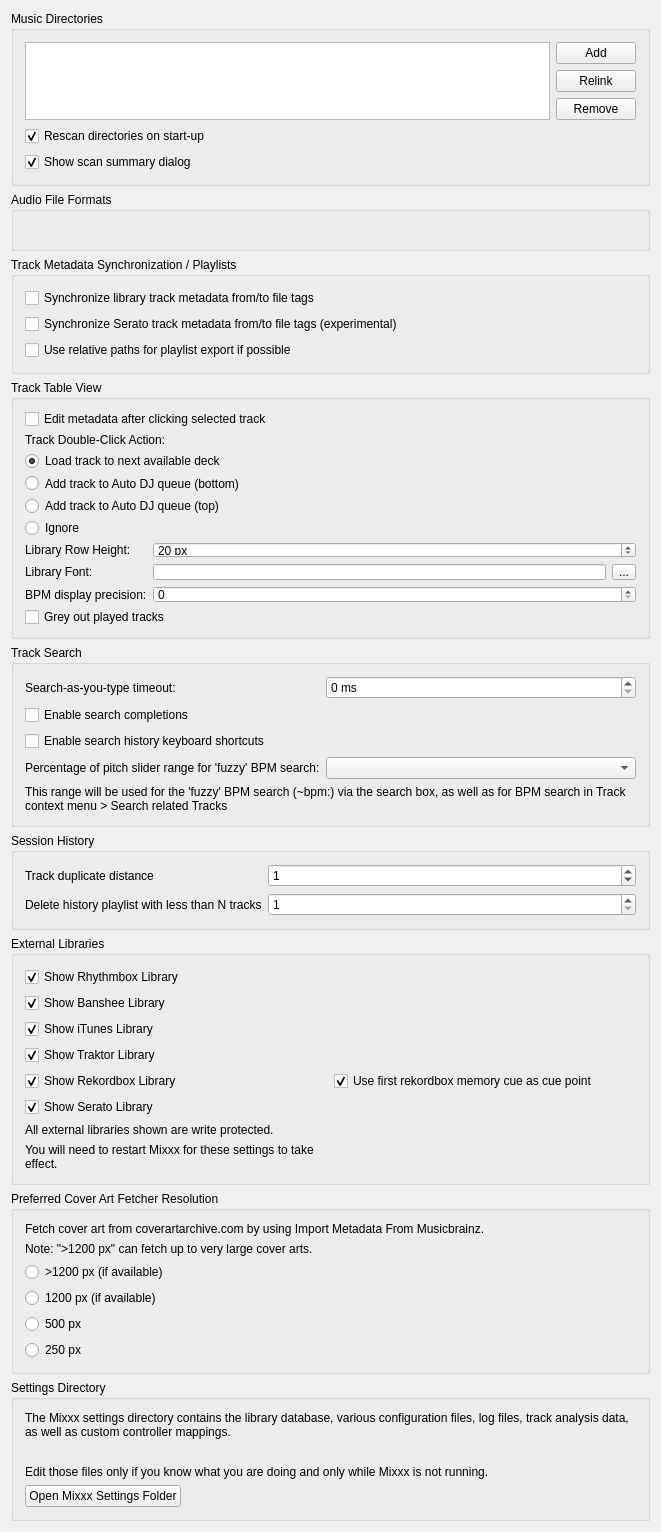
<?xml version="1.0" encoding="UTF-8"?>
<ui version="4.0">
 <class>DlgPrefLibraryDlg</class>
 <widget class="QWidget" name="DlgPrefLibraryDlg">
  <property name="geometry">
   <rect>
    <x>0</x>
    <y>0</y>
    <width>661</width>
    <height>1522</height>
   </rect>
  </property>
  <property name="windowTitle">
   <string notr="true">Library Preferences</string>
  </property>
  <layout class="QVBoxLayout" name="verticalLayout">

   <item>
    <widget class="QGroupBox" name="groupBox_MusicDirectories">
     <property name="title">
      <string>Music Directories</string>
     </property>
     <layout class="QGridLayout" name="gridLayout_music_directories">

      <item row="0" column="0" rowspan="3">
       <widget class="QListView" name="dirList">
        <property name="editTriggers">
         <set>QAbstractItemView::NoEditTriggers</set>
        </property>
        <property name="iconSize">
         <size>
          <width>16</width>
          <height>16</height>
         </size>
        </property>
        <property name="uniformItemSizes">
         <bool>true</bool>
        </property>
       </widget>
      </item>

      <item row="0" column="1">
       <widget class="QPushButton" name="pushButton_add_dir">
        <property name="font">
         <font/>
        </property>
        <property name="toolTip">
         <string>Add a directory where your music is stored. Mixxx will watch this directory and its subdirectories for new tracks.</string>
        </property>
        <property name="text">
         <string>Add</string>
        </property>
       </widget>
      </item>

      <item row="1" column="1">
       <widget class="QPushButton" name="pushButton_relocate_dir">
        <property name="toolTip">
         <string>If an existing music directory is moved, Mixxx doesn't know where to find the audio files in it. Choose Relink to select the music directory in its new location. &lt;br/&gt; This will re-establish the links to the audio files in the Mixxx library.</string>
        </property>
        <property name="text">
         <string extracomment="This will re-establish the links to the audio files in the Mixxx database if you move an music directory to a new location.">Relink</string>
        </property>
       </widget>
      </item>

      <item row="2" column="1">
       <widget class="QPushButton" name="pushButton_remove_dir">
        <property name="font">
         <font/>
        </property>
        <property name="toolTip">
         <string>If removed, Mixxx will no longer watch this directory and its subdirectories for new tracks.</string>
        </property>
        <property name="text">
         <string>Remove</string>
        </property>
       </widget>
      </item>

      <item row="3" column="0" colspan="2">
       <widget class="QCheckBox" name="checkBox_library_scan">
        <property name="text">
         <string>Rescan directories on start-up</string>
        </property>
        <property name="checked">
         <bool>true</bool>
        </property>
       </widget>
      </item>

      <item row="4" column="0" colspan="2">
       <widget class="QCheckBox" name="checkBox_library_scan_summary">
        <property name="text">
         <string>Show scan summary dialog</string>
        </property>
        <property name="checked">
         <bool>true</bool>
        </property>
       </widget>
      </item>

     </layout>
    </widget>
   </item>

   <item>
    <widget class="QGroupBox" name="groupBox_AudioFileFormats">
     <property name="title">
      <string>Audio File Formats</string>
     </property>
     <property name="flat">
      <bool>false</bool>
     </property>
     <layout class="QGridLayout" name="gridLayout_audio_formats">
      <item row="0" column="0">
       <widget class="QLabel" name="builtInFormats">
        <property name="text">
         <string/>
        </property>
        <property name="wordWrap">
         <bool>true</bool>
        </property>
       </widget>
      </item>
     </layout>
    </widget>
   </item>

   <item>
    <widget class="QGroupBox" name="groupBox_AudioFileTags">
     <property name="title">
      <string>Track Metadata Synchronization / Playlists</string>
     </property>
     <layout class="QGridLayout" name="gridLayout_metadata">
      <item row="0" column="0" colspan="2">
       <widget class="QCheckBox" name="checkBox_sync_track_metadata">
        <property name="toolTip">
         <string>Automatically write modified track metadata from the library into file tags and reimport metadata from updated file tags into the library</string>
        </property>
        <property name="text">
         <string>Synchronize library track metadata from/to file tags</string>
        </property>
       </widget>
      </item>

      <item row="1" column="0">
       <widget class="QCheckBox" name="checkBox_serato_metadata_export">
        <property name="toolTip">
         <string>Keeps track color, beat grid, bpm lock, cue points, and loops synchronized with SERATO_MARKERS/MARKERS2 file tags.&lt;br/&gt;&lt;br/&gt;WARNING: Enabling this option also enables the reimport of Serato metadata after files have been modified outside of Mixxx. On reimport existing metadata in Mixxx is replaced with the metadata found in file tags. Custom metadata not included in file tags like loop colors is lost.</string>
        </property>
        <property name="text">
         <string>Synchronize Serato track metadata from/to file tags (experimental)</string>
        </property>
       </widget>
      </item>

      <item row="2" column="0" colspan="2">
       <widget class="QCheckBox" name="checkBox_use_relative_path">
        <property name="text">
         <string>Use relative paths for playlist export if possible</string>
        </property>
       </widget>
      </item>
     </layout>
    </widget>
   </item>

   <item>
    <widget class="QGroupBox" name="groupBox_TrackTableView">
     <property name="title">
      <string>Track Table View</string>
     </property>
     <layout class="QGridLayout" name="gridLayout_track_table_view">

      <item row="1" column="0" colspan="3">
       <widget class="QCheckBox" name="checkBox_edit_metadata_selected_clicked">
        <property name="text">
         <string>Edit metadata after clicking selected track</string>
        </property>
       </widget>
      </item>

      <item row="2" column="0" colspan="3">
       <widget class="QLabel" name="label_doubeClickAction">
        <property name="text">
         <string>Track Double-Click Action:</string>
        </property>
        <property name="alignment">
         <set>Qt::AlignLeft|Qt::AlignVCenter</set>
        </property>
       </widget>
      </item>

      <item row="3" column="0" colspan="3">
       <widget class="QRadioButton" name="radioButton_dbclick_deck">
        <property name="text">
         <string>Load track to next available deck</string>
        </property>
        <property name="checked">
         <bool>true</bool>
        </property>
       </widget>
      </item>
      <item row="4" column="0" colspan="3">
       <widget class="QRadioButton" name="radioButton_dbclick_bottom">
        <property name="text">
         <string>Add track to Auto DJ queue (bottom)</string>
        </property>
       </widget>
      </item>
      <item row="5" column="0" colspan="3">
       <widget class="QRadioButton" name="radioButton_dbclick_top">
        <property name="text">
         <string>Add track to Auto DJ queue (top)</string>
        </property>
       </widget>
      </item>
      <item row="6" column="0" colspan="3">
       <widget class="QRadioButton" name="radioButton_dbclick_ignore">
        <property name="text">
         <string>Ignore</string>
        </property>
       </widget>
      </item>

      <item row="7" column="0">
       <widget class="QLabel" name="label_rowHeight">
        <property name="text">
         <string>Library Row Height:</string>
        </property>
        <property name="alignment">
         <set>Qt::AlignLeft|Qt::AlignVCenter</set>
        </property>
       </widget>
      </item>
      <item row="7" column="1" colspan="2">
       <widget class="QSpinBox" name="spinBox_row_height">
        <property name="suffix">
         <string> px</string>
        </property>
        <property name="minimum">
         <number>5</number>
        </property>
        <property name="maximum">
         <number>100</number>
        </property>
        <property name="value">
         <number>20</number>
        </property>
       </widget>
      </item>

      <item row="8" column="0">
       <widget class="QLabel" name="label_libraryFont">
        <property name="text">
         <string>Library Font:</string>
        </property>
        <property name="alignment">
         <set>Qt::AlignLeft|Qt::AlignVCenter</set>
        </property>
       </widget>
      </item>
      <item row="8" column="1">
       <widget class="QLineEdit" name="lineEdit_library_font">
        <property name="readOnly">
         <bool>true</bool>
        </property>
       </widget>
      </item>
      <item row="8" column="2">
       <widget class="QToolButton" name="btn_library_font">
        <property name="text">
         <string>...</string>
        </property>
       </widget>
      </item>

      <item row="9" column="0">
       <widget class="QLabel" name="label_bpm_precision">
        <property name="text">
         <string>BPM display precision:</string>
        </property>
        <property name="alignment">
         <set>Qt::AlignLeft|Qt::AlignVCenter</set>
        </property>
       </widget>
      </item>
      <item row="9" column="1" colspan="2">
       <widget class="QSpinBox" name="spinbox_bpm_precision"/>
      </item>

      <item row="10" column="0" colspan="3">
       <widget class="QCheckBox" name="checkbox_played_track_color">
        <property name="text">
         <string>Grey out played tracks</string>
        </property>
       </widget>
      </item>

     </layout>
    </widget>
   </item><!-- Track Table View -->

   <item>
    <widget class="QGroupBox" name="groupBox_Search">
     <property name="title">
      <string>Track Search</string>
     </property>
     <layout class="QGridLayout" name="gridLayout_search">

      <item row="0" column="0">
       <widget class="QLabel" name="label_searchDebouncingTimeout">
        <property name="text">
         <string>Search-as-you-type timeout:</string>
        </property>
        <property name="alignment">
         <set>Qt::AlignLeft|Qt::AlignVCenter</set>
        </property>
       </widget>
      </item>
      <item row="0" column="1" colspan="2">
       <widget class="QSpinBox" name="spinBox_search_debouncing_timeout">
        <property name="suffix">
         <string> ms</string>
        </property>
       </widget>
      </item>

      <item row="1" column="0" colspan="3">
       <widget class="QCheckBox" name="checkBox_enable_search_completions">
        <property name="text">
         <string>Enable search completions</string>
        </property>
       </widget>
      </item>

      <item row="2" column="0" colspan="3">
       <widget class="QCheckBox" name="checkBox_enable_search_history_shortcuts">
        <property name="text">
         <string>Enable search history keyboard shortcuts</string>
        </property>
       </widget>
      </item>

      <item row="3" column="0">
       <widget class="QLabel" name="label_searchBpmFuzzyRange">
        <property name="text">
         <string>Percentage of pitch slider range for 'fuzzy' BPM search:</string>
        </property>
        <property name="alignment">
         <set>Qt::AlignLeft|Qt::AlignVCenter</set>
        </property>
        <property name="buddy">
         <cstring>comboBox_search_bpm_fuzzy_range</cstring>
        </property>
       </widget>
      </item>
      <item row="3" column="1" colspan="2">
       <widget class="QComboBox" name="comboBox_search_bpm_fuzzy_range"/>
      </item>
      <item row="4" column="0" colspan="3">
       <widget class="QLabel" name="label_searchBpmFuzzyRangeInfo">
        <property name="text">
         <string>This range will be used for the 'fuzzy' BPM search (~bpm:) via the search box, as well as for BPM search in Track context menu &gt; Search related Tracks</string>
        </property>
        <property name="wordWrap">
         <bool>true</bool>
        </property>
       </widget>
      </item>

     </layout>
    </widget>
   </item><!-- Search box -->

   <item>
    <widget class="QGroupBox" name="groupBox_History">
     <property name="title">
      <string>Session History</string>
     </property>
     <layout class="QGridLayout" name="gridLayout_history">

      <item row="1" column="0">
       <widget class="QLabel" name="label_history_track_duplicate_distance">
        <property name="text">
         <string>Track duplicate distance</string>
        </property>
        <property name="alignment">
         <set>Qt::AlignLeft|Qt::AlignVCenter</set>
        </property>
        <property name="wordWrap">
         <bool>true</bool>
        </property>
       </widget>
      </item>
      <item row="1" column="1" colspan="2">
       <widget class="QSpinBox" name="spinbox_history_track_duplicate_distance">
        <property name="toolTip">
         <string>When playing a track again log it to the session history only if more than N other tracks have been played in the meantime</string>
        </property>
        <property name="minimum">
         <number>0</number>
        </property>
        <property name="maximum">
         <number>99</number>
        </property>
        <property name="value">
         <number>1</number>
        </property>
       </widget>
      </item>

      <item row="2" column="0">
       <widget class="QLabel" name="label_history_cleanup">
        <property name="toolTip">
         <string>History playlist with less than N tracks will be deleted&lt;br/&gt;&lt;br/&gt;Note: the cleanup will be performed during startup and shutdown of Mixxx.</string>
        </property>
        <property name="text">
         <string>Delete history playlist with less than N tracks</string>
        </property>
        <property name="alignment">
         <set>Qt::AlignLeft|Qt::AlignVCenter</set>
        </property>
       </widget>
      </item>
      <item row="2" column="1" colspan="2">
       <widget class="QSpinBox" name="spinbox_history_min_tracks_to_keep">
        <property name="minimum">
         <number>1</number>
        </property>
        <property name="maximum">
         <number>99</number>
        </property>
        <property name="value">
         <number>1</number>
        </property>
       </widget>
      </item>

     </layout>
    </widget>
   </item><!-- History -->

   <item>
    <widget class="QGroupBox" name="groupBox_external_libraries">
     <property name="title">
      <string>External Libraries</string>
     </property>
     <layout class="QGridLayout" name="gridLayout_external_libraries">
      <item row="0" column="0">
       <widget class="QCheckBox" name="checkBox_show_rhythmbox">
        <property name="text">
         <string>Show Rhythmbox Library</string>
        </property>
        <property name="checked">
         <bool>true</bool>
        </property>
       </widget>
      </item>
      <item row="1" column="0">
       <widget class="QCheckBox" name="checkBox_show_banshee">
        <property name="text">
         <string>Show Banshee Library</string>
        </property>
        <property name="checked">
         <bool>true</bool>
        </property>
       </widget>
      </item>
      <item row="2" column="0">
       <widget class="QCheckBox" name="checkBox_show_itunes">
        <property name="text">
         <string>Show iTunes Library</string>
        </property>
        <property name="checked">
         <bool>true</bool>
        </property>
       </widget>
      </item>
      <item row="3" column="0">
       <widget class="QCheckBox" name="checkBox_show_traktor">
        <property name="text">
         <string>Show Traktor Library</string>
        </property>
        <property name="checked">
         <bool>true</bool>
        </property>
       </widget>
      </item>
      <item row="4" column="0">
       <widget class="QCheckBox" name="checkBox_show_rekordbox">
        <property name="text">
         <string>Show Rekordbox Library</string>
        </property>
        <property name="checked">
         <bool>true</bool>
        </property>
       </widget>
      </item>
      <item row="4" column="1">
       <widget class="QCheckBox" name="checkBox_rekordbox_first_memory_cue_as_cue">
        <property name="toolTip">
         <string>When loading a track from a rekordbox USB drive, set the Mixxx cue point to the first memory cue. When unchecked, the first memory cue is added as a memory cue hotcue like the others. Applies to tracks loaded from now on.</string>
        </property>
        <property name="text">
         <string>Use first rekordbox memory cue as cue point</string>
        </property>
        <property name="checked">
         <bool>true</bool>
        </property>
       </widget>
      </item>
      <item row="5" column="0">
       <widget class="QCheckBox" name="checkBox_show_serato">
        <property name="text">
         <string>Show Serato Library</string>
        </property>
        <property name="checked">
         <bool>true</bool>
        </property>
       </widget>
      </item>
      <item row="6" column="0">
       <widget class="QLabel" name="label_4">
        <property name="text">
         <string>All external libraries shown are write protected.</string>
        </property>
        <property name="wordWrap">
         <bool>true</bool>
        </property>
        <property name="topMargin" stdset="0">
         <number>10</number>
        </property>
       </widget>
      </item>
      <item row="7" column="0">
       <widget class="QLabel" name="label_11">
        <property name="text">
         <string>You will need to restart Mixxx for these settings to take effect.</string>
        </property>
        <property name="wordWrap">
         <bool>true</bool>
        </property>
       </widget>
      </item>
     </layout>
    </widget>
   </item>

   <item>
    <widget class="QGroupBox" name="groupBox_cover_art_fetcher">
     <property name="title">
      <string>Preferred Cover Art Fetcher Resolution</string>
     </property>
     <layout class="QGridLayout" name="gridLayout_cover_art_fetcher">
      <item row="0" column="0">
       <widget class="QLabel" name="label_12">
        <property name="text">
         <string>Fetch cover art from coverartarchive.com by using Import Metadata From Musicbrainz.</string>
        </property>
        <property name="wordWrap">
         <bool>true</bool>
        </property>
       </widget>
      </item>
      <item row="1" column="0">
       <widget class="QLabel" name="label_13">
        <property name="text">
         <string>Note: &quot;&gt;1200 px&quot; can fetch up to very large cover arts.</string>
        </property>
        <property name="wordWrap">
         <bool>true</bool>
        </property>
       </widget>
      </item>
      <item row="2" column="0">
       <widget class="QRadioButton" name="radioButton_cover_art_fetcher_highest">
        <property name="text">
         <string>&gt;1200 px (if available)</string>
        </property>
        <property name="checked">
         <bool>false</bool>
        </property>
       </widget>
      </item>
      <item row="3" column="0">
       <widget class="QRadioButton" name="radioButton_cover_art_fetcher_high">
        <property name="text">
         <string>1200 px (if available)</string>
        </property>
        <property name="checked">
         <bool>false</bool>
        </property>
       </widget>
      </item>
      <item row="4" column="0">
       <widget class="QRadioButton" name="radioButton_cover_art_fetcher_medium">
        <property name="text">
         <string>500 px</string>
        </property>
        <property name="checked">
         <bool>false</bool>
        </property>
       </widget>
      </item>
      <item row="5" column="0">
       <widget class="QRadioButton" name="radioButton_cover_art_fetcher_lowest">
        <property name="text">
         <string>250 px</string>
        </property>
        <property name="checked">
         <bool>false</bool>
        </property>
       </widget>
      </item>
     </layout>
    </widget>
   </item>

   <item>
    <widget class="QGroupBox" name="groupBox_settingsDir">
     <property name="title">
      <string>Settings Directory</string>
     </property>
     <layout class="QVBoxLayout" name="vlayout_settingsDir">
      <item>
       <widget class="QLabel" name="label_settingsDir">
        <property name="text">
         <string>The Mixxx settings directory contains the library database, various configuration files, log files, track analysis data, as well as custom controller mappings.</string>
        </property>
        <property name="wordWrap">
         <bool>true</bool>
        </property>
       </widget>
      </item>
      <item>
       <widget class="QLabel" name="label_settingsManualLink">
        <property name="text">
         <string/>
        </property>
        <property name="wordWrap">
         <bool>true</bool>
        </property>
        <property name="openExternalLinks">
         <bool>true</bool>
        </property>
       </widget>
      </item>
      <item>
       <widget class="QLabel" name="label_settingsWarning">
        <property name="text">
         <string>Edit those files only if you know what you are doing and only while Mixxx is not running.</string>
        </property>
        <property name="wordWrap">
         <bool>true</bool>
        </property>
       </widget>
      </item>
      <item>
       <widget class="QPushButton" name="pushButton_open_settings_dir">
        <property name="sizePolicy">
         <sizepolicy hsizetype="Fixed" vsizetype="Fixed">
          <horstretch>0</horstretch>
          <verstretch>0</verstretch>
         </sizepolicy>
        </property>
        <property name="text">
         <string>Open Mixxx Settings Folder</string>
        </property>
       </widget>
      </item>
     </layout>
    </widget>
   </item>
   <item>
    <spacer name="verticalSpacer">
     <property name="orientation">
      <enum>Qt::Vertical</enum>
     </property>
     <property name="sizeHint" stdset="0">
      <size>
       <width>20</width>
       <height>40</height>
      </size>
     </property>
    </spacer>
   </item>
  </layout>
 </widget>
 <layoutdefault spacing="6" margin="11"/>
 <tabstops>
  <tabstop>dirList</tabstop>
  <tabstop>pushButton_add_dir</tabstop>
  <tabstop>pushButton_relocate_dir</tabstop>
  <tabstop>pushButton_remove_dir</tabstop>
  <tabstop>checkBox_library_scan</tabstop>
  <tabstop>checkBox_library_scan_summary</tabstop>
  <tabstop>checkBox_sync_track_metadata</tabstop>
  <tabstop>checkBox_serato_metadata_export</tabstop>
  <tabstop>checkBox_use_relative_path</tabstop>
  <tabstop>checkBox_edit_metadata_selected_clicked</tabstop>
  <tabstop>radioButton_dbclick_deck</tabstop>
  <tabstop>radioButton_dbclick_bottom</tabstop>
  <tabstop>radioButton_dbclick_top</tabstop>
  <tabstop>radioButton_dbclick_ignore</tabstop>
  <tabstop>spinBox_row_height</tabstop>
  <tabstop>btn_library_font</tabstop>
  <tabstop>spinbox_bpm_precision</tabstop>
  <tabstop>checkbox_played_track_color</tabstop>
  <tabstop>spinBox_search_debouncing_timeout</tabstop>
  <tabstop>checkBox_enable_search_completions</tabstop>
  <tabstop>checkBox_enable_search_history_shortcuts</tabstop>
  <tabstop>comboBox_search_bpm_fuzzy_range</tabstop>
  <tabstop>spinbox_history_track_duplicate_distance</tabstop>
  <tabstop>spinbox_history_min_tracks_to_keep</tabstop>
  <tabstop>checkBox_show_rhythmbox</tabstop>
  <tabstop>checkBox_show_banshee</tabstop>
  <tabstop>checkBox_show_itunes</tabstop>
  <tabstop>checkBox_show_traktor</tabstop>
  <tabstop>checkBox_show_rekordbox</tabstop>
  <tabstop>checkBox_rekordbox_first_memory_cue_as_cue</tabstop>
  <tabstop>checkBox_show_serato</tabstop>
  <tabstop>radioButton_cover_art_fetcher_highest</tabstop>
  <tabstop>radioButton_cover_art_fetcher_high</tabstop>
  <tabstop>radioButton_cover_art_fetcher_medium</tabstop>
  <tabstop>radioButton_cover_art_fetcher_lowest</tabstop>
  <tabstop>pushButton_open_settings_dir</tabstop>
 </tabstops>
 <resources/>
 <connections/>
</ui>
